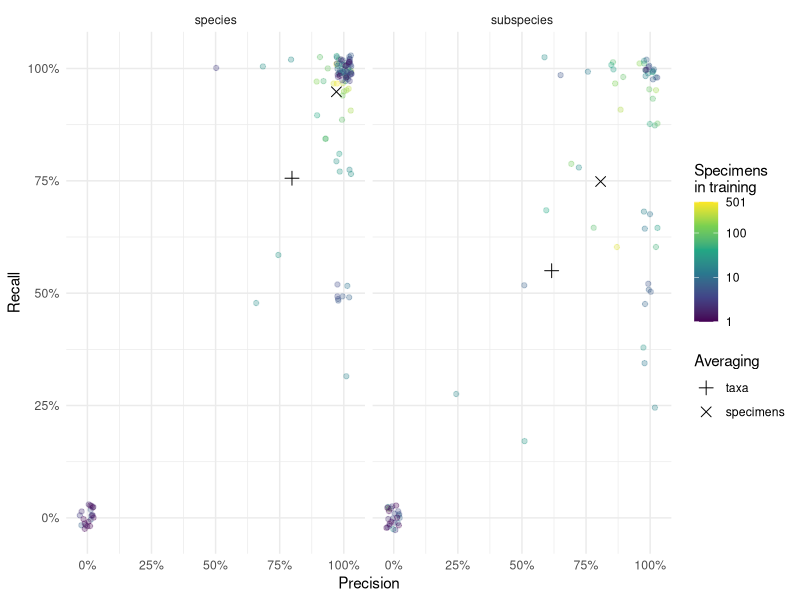
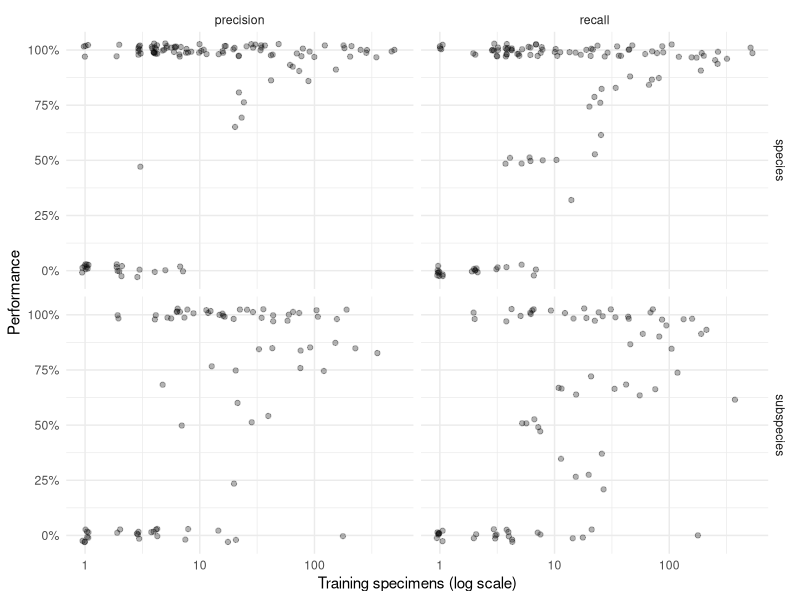
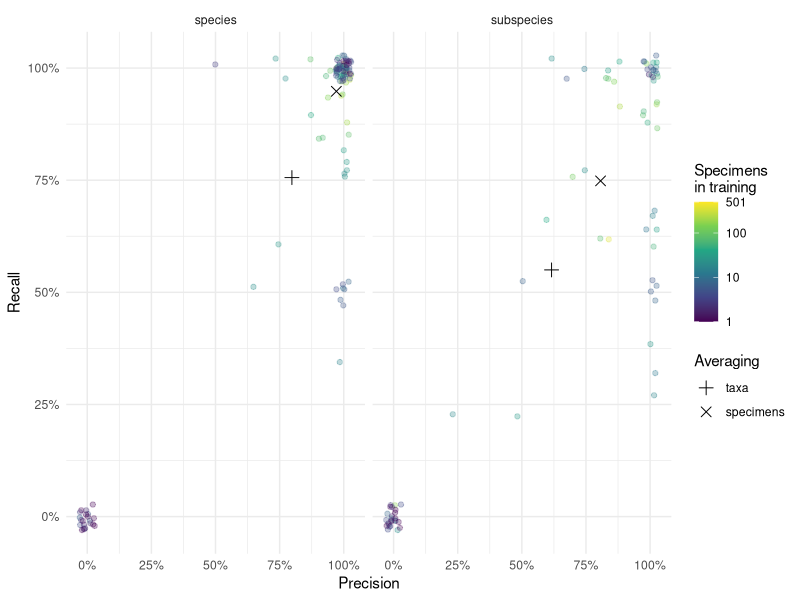

Write the R code that produced these figures, in order.
## ---- chunk 1
library(tidyverse)

# Load and process model performance results
performance_data <- read_csv("test_results.csv") %>% 
  mutate(
    # Convert percentages to proportions for mathematical analysis
    across(starts_with('micro'), ~ .x / 100),
    # Classify taxonomic level based on naming convention
    # Subspecies contain underscores (e.g., "repanda_repanda"), species do not (e.g., "sexguttata")
    taxonomic_level = if_else(str_detect(Term, "_"), "subspecies", "species")
  ) %>%
  # Rename columns for clarity
  rename(
    taxon = Term,
    precision = micro_precision,
    recall = micro_recall,
    training_specimens = N_train,
    test_specimens = N
  )

# Display data structure
glimpse(performance_data)
## ---- chunk 2
# Helper function to calculate both weighted and unweighted averages
calculate_averages <- function(data, group_var) {
  data %>%
    group_by({{ group_var }}) %>%
    summarise(
      # Equal weight per taxon
      precision_equal = mean(precision, na.rm = TRUE),
      recall_equal = mean(recall, na.rm = TRUE),
      # Weight by training specimen count
      precision_weighted = weighted.mean(precision, training_specimens, na.rm = TRUE),
      recall_weighted = weighted.mean(recall, training_specimens, na.rm = TRUE),
      .groups = 'drop'
    )
}

# Calculate averages by taxonomic level
summary_stats <- calculate_averages(performance_data, taxonomic_level)

# Reshape for visualization (following original working approach)
plot_averages <- summary_stats %>%
  pivot_longer(cols = -taxonomic_level, names_to = 'metric') %>%
  mutate(
    weighted = str_detect(metric, '_weighted'),
    metric_clean = str_replace(metric, '^(.+?)_(equal|weighted)$', '\\1')
  ) %>%
  select(-metric) %>%
  pivot_wider(names_from = metric_clean, values_from = value) %>%
  mutate(
    weighting_type = case_when(
      weighted == FALSE ~ "Equal taxa",
      weighted == TRUE ~ "Weighted by specimens"
    )
  )

print("Summary Statistics by Taxonomic Level:")
print(summary_stats)
## ---- chunk 3
# Prepare data for main precision-recall scatter plot
plot_data <- performance_data %>%
  arrange(desc(training_specimens))

# Create precision-recall scatter plot
precision_recall_plot <- ggplot() +
  # Individual taxa points colored by training set size
  geom_jitter(
    data = plot_data,
    aes(x = precision, y = recall, color = training_specimens),
    width = 0.03, height = 0.03, alpha = 0.3
  ) +
  # Overlay summary averages as distinct shapes
  geom_point(
    data = plot_averages,
    aes(x = precision, y = recall, shape = weighted),
    size = 3
  ) +
  # Customize scales and appearance
  scale_shape_manual(
    values = c(3, 4),
    name = 'Averaging',
    labels = c("taxa", 'specimens')
  ) + 
  scale_color_viridis_c(
    trans = 'log10',
    name = "Specimens\nin training",
    breaks = c(1, 10, 100, max(plot_data$training_specimens))
  ) +
  scale_x_continuous(labels = scales::percent) +
  scale_y_continuous(labels = scales::percent) +
  theme_minimal() +
  xlab("Precision") +
  ylab("Recall") +
  facet_grid(~ taxonomic_level)

# Display the plot
print(precision_recall_plot)
## ---- chunk 4
ggsave(
  filename = 'taxonomy_metrics.pdf',
  plot = precision_recall_plot,
  device = 'pdf',
  width = 7,
  height = 3,
  units = 'in',
  useDingbats = FALSE
)
## ---- chunk 5
# Prepare data for training size analysis
training_size_data <- performance_data %>%
  arrange(desc(training_specimens)) %>%
  pivot_longer(
    cols = c("precision", "recall"),
    names_to = "metric",
    values_to = "value"
  )

# Create scatter plot showing performance vs training size
training_size_plot <- ggplot(training_size_data) +
  geom_jitter(
    aes(x = training_specimens, y = value),
    width = 0.03, height = 0.03, alpha = 0.3
  ) +
  scale_x_log10() +
  scale_y_continuous(labels = scales::percent) +
  theme_minimal() +
  xlab("Training specimens (log scale)") +
  ylab("Performance") +
  facet_grid(taxonomic_level ~ metric)

# Display the plot
print(training_size_plot)
## ---- chunk 6
# Calculate some key statistics for interpretation
species_count <- sum(performance_data$taxonomic_level == "species")
subspecies_count <- sum(performance_data$taxonomic_level == "subspecies")

cat("Dataset Overview:\n")
cat(sprintf("- Total taxa analyzed: %d\n", nrow(performance_data)))
cat(sprintf("- Species: %d (%.1f%%)\n", species_count, 100 * species_count / nrow(performance_data)))
cat(sprintf("- Subspecies: %d (%.1f%%)\n", subspecies_count, 100 * subspecies_count / nrow(performance_data)))

cat("\nPerformance Summary:\n")
for (level in c("species", "subspecies")) {
  level_data <- summary_stats %>% filter(taxonomic_level == level)
  cat(sprintf("\n%s:\n", str_to_title(level)))
  cat(sprintf("- Equal-weighted precision: %.1f%%\n", 100 * level_data$precision_equal))
  cat(sprintf("- Equal-weighted recall: %.1f%%\n", 100 * level_data$recall_equal))
  cat(sprintf("- Specimen-weighted precision: %.1f%%\n", 100 * level_data$precision_weighted))
  cat(sprintf("- Specimen-weighted recall: %.1f%%\n", 100 * level_data$recall_weighted))
}
